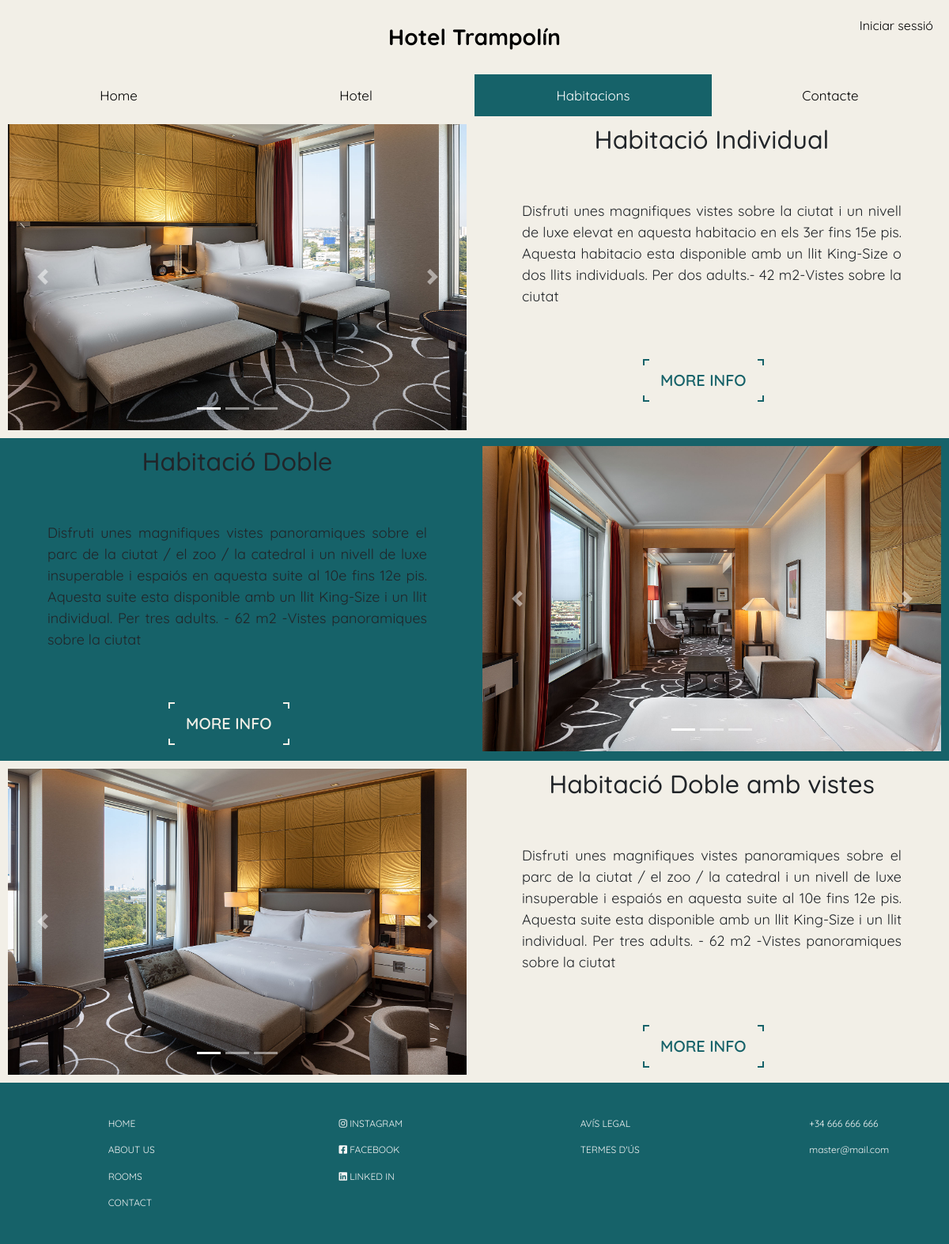
Screenshot of /Web/public/index.php?r=rooms with the database file from the repository.
### tables this page shows
CREATE TABLE `habitacio` (
  `Numero` int(11) NOT NULL,
  `Tipo` int(11) NOT NULL,
  `Descripcio` varchar(500) NOT NULL,
  `Serveis` varchar(200) NOT NULL,
  `Imatge1` varchar(100) NOT NULL,
  `Imatge2` varchar(100) NOT NULL,
  `Imatge3` varchar(100) NOT NULL
);

CREATE TABLE `tipoHabitacio` (
  `Id` int(11) NOT NULL,
  `Tipo` varchar(48) NOT NULL,
  `nOcupants` int(11) NOT NULL,
  `Metres` int(11) NOT NULL,
  `Preu` decimal(5,2) NOT NULL
);

### Web/public/index.php (called while the page is built, shortened)
<?php
include "../src/config.php";
include "../src/controladors/rooms.php";
$r = "";
if(isset($_REQUEST['r'])) {
    $r = $_REQUEST["r"];
}
$contenidor = new Emeset\Contenidor($config);
$resposta = $contenidor->resposta();
$peticio = $contenidor->peticio();
if ($r === "dologin") {
    $resposta = ctrldoLogin($peticio, $resposta, $contenidor);
} elseif ($r === "login") {
    $resposta = ctrlLogin($peticio, $resposta, $contenidor);
} elseif ($r === "signup") {
    $resposta = ctrlSignup($peticio, $resposta, $contenidor);
} elseif ($r === "doSignup") {
    $resposta = ctrlDoSignup($peticio, $resposta, $contenidor);
} elseif ($r == "") {
    $resposta = ctrlPortada($peticio, $resposta, $contenidor);
} elseif ($r === "rooms") {
    $resposta = ctrlRooms($peticio, $resposta, $contenidor);
} elseif ($r === "contact") {
    $resposta = ctrlContact($peticio, $resposta, $contenidor);
} elseif ($r === "CRUDusuaris") {
    $resposta = AdminCRUD($peticio, $resposta, $contenidor, "ctrlCrudUsuaris");
} elseif ($r === "editUser") {
    $resposta = AdminCRUD($peticio, $resposta, $contenidor, "ctrlEditUser");
} elseif ($r === "mEditUser") {
    $resposta = AdminCRUD($peticio, $resposta, $contenidor, "ctrlmEditUser");
} elseif ($r === "deleteUser") {
    $resposta = AdminCRUD($peticio, $resposta, $contenidor, "ctrlDeleteUser");
} elseif ($r === "CRUDhabitacions") {
    $resposta = EditorCRUD($peticio, $resposta, $contenidor, "ctrlCrudHabitacions");
} elseif ($r === "newRoom") {
    $resposta = EditorCRUD($peticio, $resposta, $contenidor, "ctrlNewRoom");
} elseif ($r === "mNewRoom") {
    $resposta = EditorCRUD($peticio, $resposta, $contenidor, "ctrlmNewRoom");
} elseif ($r === "preview") {
    $resposta = ctrlPreview($peticio, $resposta, $contenidor);
} elseif ($r === "deleteHabitacions") {
    $resposta = EditorCRUD($peticio, $resposta, $contenidor, "ctrlDeleteHabitacions");
} elseif ($r === "editHabitacions") {
    $resposta = EditorCRUD($peticio, $resposta, $contenidor, "ctrlEdithabitacions");
} elseif ($r === "meditHabitacions") {
    $resposta = EditorCRUD($peticio, $resposta, $contenidor, "ctrlmEdithabitacions");
} elseif ($r === "closeSession") {
    $resposta = ctrlCloseSession($peticio, $resposta, $contenidor);
} elseif ($r === "EditRoomType") {
    $resposta = EditorCRUD($peticio, $resposta, $contenidor, "ctrlEditRoomType");
} elseif ($r === "mEditRoomType") {
    $resposta = EditorCRUD($peticio, $resposta, $contenidor, "ctrlmEditRoomType");
} elseif ($r === "newRoomType") {
    $resposta = EditorCRUD($peticio, $resposta, $contenidor, "ctrlNewRoomType");
} elseif ($r === "mNewRoomType") {
    $resposta = EditorCRUD($peticio, $resposta, $contenidor, "ctrlmNewRoomType");
} elseif ($r === "deleteRoomType") {
    $resposta = EditorCRUD($peticio, $resposta, $contenidor, "ctrlDeleteRoomType");
} elseif ($r === "manteniment") {
    $resposta = ctrlManteniment($peticio, $resposta, $contenidor);
} elseif ($r === "showRoom") {
    $resposta = ctrlshowRoom($peticio, $resposta, $contenidor);
} elseif ($r === "CRUDreserves") {
    $resposta = AdminCRUD($peticio, $resposta, $contenidor, "ctrlCrudReserves");
} elseif ($r === "deleteReserva") {
    $resposta = ctrlDeleteReserva($peticio, $resposta, $contenidor);
} elseif ($r === "editReserva") {
    $resposta = AdminCRUD($peticio, $resposta, $contenidor, "ctrlEditReserva");
} elseif ($r === "meditReserva") {
    $resposta = AdminCRUD($peticio, $resposta, $contenidor, "ctrlmEditReserva");
} elseif ($r === "newReserva") {
    $resposta = AdminCRUD($peticio, $resposta, $contenidor, "ctrlNewReserva");
} elseif ($r === "mNewReserva") {
    $resposta = AdminCRUD($peticio, $resposta, $contenidor, "ctrlmNewReserva");
} elseif ($r === "finalForm") {
    $resposta = ctrlfinalForm($peticio, $resposta, $contenidor);
} elseif ($r === "loginReservar") {
    $resposta = ctrlLoginReservar($peticio, $resposta, $contenidor);
} elseif ($r === "signupReservar") {
    $resposta = ctrlSignupReservar($peticio, $resposta, $contenidor);
} elseif ($r === "dologinReservar") {
    $resposta = ctrldoLoginReservar($peticio, $resposta, $contenidor);
} elseif ($r === "doSignupReservar") {
    $resposta = ctrlDoSignupReservar($peticio, $resposta, $contenidor);
} elseif ($r === "isLoged") {
    $resposta = ctrlIsLoged($peticio, $resposta, $contenidor);
} elseif ($r === "sendFinalForm") {
    $resposta = ctrlSendFinalForm($peticio, $resposta, $contenidor);
} elseif ($r === "veureReserva") {
    $resposta = ctrlveureReserva($peticio, $resposta, $contenidor);
} elseif ($r === "deleteReservaUser") {
    $resposta = ctrlDeleteReservaUser($peticio, $resposta, $contenidor);
} elseif ($r === "sendContact") {
    $resposta = ctrlSendContact($peticio, $resposta, $contenidor);
}
$resposta->resposta();
?>

### Web/src/emeset/contenidor.php (called while the page is built, shortened)
<?php
class Contenidor
{
    public function __construct($config)
    {
        $this->config = $config;
    }
}
?>

### Web/src/models/roomsPDO.php (called while the page is built, shortened)
<?php
class RoomsPDO
{
    private $sql;
    public function __construct($config)
    {
        $dsn = "mysql:dbname={$config['dbname']};host={$config['host']}";
        $usuari = $config['user'];
        $clau = $config['pass'];
        try {
            $this->sql = new \PDO($dsn, $usuari, $clau);
        } catch (\PDOException $e) {
            die('Ha fallat la connexió: ' . $e->getMessage());
        }
    }
    public function selectAllRooms()
    {
        $query = 'select A.*, B.Tipo "Nom", B.Preu "Preu" from habitacio A JOIN tipoHabitacio B ON (A.Tipo = B.Id) group by A.Tipo';
        $llistat = array();
        foreach ($this->sql->query($query, \PDO::FETCH_ASSOC) as $habitacio) {
            $llistat[$habitacio["Numero"]] = $habitacio;
        }
        return $llistat;
    }
}

### Web/src/controladors/rooms.php (called while the page is built)
<?php
function ctrlRooms($peticio, $resposta, $contenidor)
{
    $habitacions = new \Daw\RoomsPDO($contenidor->config["db"]);
    $llistaHabitacions = $habitacions->selectAllRooms();
    $resposta->set('llistaHabitacions', $llistaHabitacions);
    $resposta->SetTemplate("rooms.php");
    return $resposta;
}
?>

### Web/src/vistes/rooms.php (the view, shortened to what this page needs)
<!DOCTYPE html>
<html>
<head>
     <link href="../style.css" rel="stylesheet" type="text/css">
     <link rel="stylesheet" href="../public/styles/rooms_style.css" type="text/css">
    <link rel="stylesheet" href="https://maxcdn.bootstrapcdn.com/bootstrap/4.0.0/css/bootstrap.min.css">
    <link rel="stylesheet" href="https://cdnjs.cloudflare.com/ajax/libs/animate.css/3.7.0/animate.min.css">
    <link rel="stylesheet" href="//code.jquery.com/ui/1.13.0/themes/base/jquery-ui.css">
     <link rel="stylesheet" href="/resources/demos/style.css">
</head>
<body>
<?php
    include "navmobile.php";
?>
    <div class="p2-body-container animated bounceInUp">
    <?php
        $counter = 0;
        foreach($llistaHabitacions as $row) {
            if ($counter % 2 == 0) { ?>
                    <div class='p2-gray-body-row'>
                    <div class='body-border'>
                        <div id='carouselExampleIndicators<?php echo $row['Numero'] ?>' class='carousel slide' data-ride='carousel'>
                            <ol class='carousel-indicators'>
                                <li data-target='#carouselExampleIndicators<?php echo $row['Numero'] ?>' data-slide-to='0' class='active'></li>
                                <li data-target='#carouselExampleIndicators<?php echo $row['Numero'] ?>' data-slide-to='1'></li>
                                <li data-target='#carouselExampleIndicators<?php echo $row['Numero'] ?>' data-slide-to='2'></li>
                            </ol>
                            <div class='carousel-inner'>
                                <div class='carousel-item active'>
                                    <img class='d-block w-100' src='<?php echo $row['Imatge1'] ?>' alt='First slide'>
                                </div>
                            </div>
                            <a class='carousel-control-prev' href='#carouselExampleIndicators<?php echo $row['Numero'] ?>' role='button' data-slide='prev'>
                                <span class='carousel-control-prev-icon' aria-hidden='true'></span>
                            </a>
                            <a class='carousel-control-next' href='#carouselExampleIndicators<?php echo $row['Numero'] ?>' role='button' data-slide='next'>
                                <span class='carousel-control-next-icon' aria-hidden='true'></span>
                            </a>
                        </div>
                    </div>
                    <div class='body-border room-txt'>
                        <h2 class='rooms-title'>Habitació <?php echo $row['Nom'] ?></h2>
                        <p><?php echo $row['Descripcio'] ?></p>
                        <a href='#' class='a' id='obrir<?php echo $row['Numero'] ?>'><span>More info</span></a>
                    </div>
                </div>
                <?php $counter++;
            } else { ?>
                <div class='p2-green-body-row'>
                    <div class='body-border room-txt'>
                        <h2 class='rooms-title'>Habitació <?php echo $row['Nom'] ?> </h2>
                        <p> <?php echo $row['Descripcio'] ?> </p>
                        <a href='#' class='a1' id='obrir<?php echo $row['Numero'] ?>'><span>More info</span></a>
                    </div>
                    <div class='body-border'>
                        <div id='carouselExampleIndicators<?php echo $row['Numero'] ?>' class='carousel slide' data-ride='carousel'>
                            <ol class='carousel-indicators'>
                                <li data-target='#carouselExampleIndicators<?php echo $row['Numero'] ?>' data-slide-to='0' class='active'></li>
                                <li data-target='#carouselExampleIndicators<?php echo $row['Numero'] ?>' data-slide-to='1'></li>
                                <li data-target='#carouselExampleIndicators<?php echo $row['Numero'] ?>' data-slide-to='2'></li>
                            </ol>
                            <div class='carousel-inner'>
                                <div class='carousel-item active'>
                                    <img class='d-block w-100' src='<?php echo $row['Imatge1'] ?>' alt='First slide'>
                                </div>
                            </div>
                            <a class='carousel-control-prev' href='#carouselExampleIndicators<?php echo $row['Numero'] ?>' role='button' data-slide='prev'>
                                <span class='carousel-control-prev-icon' aria-hidden='true'></span>
                            </a>
                            <a class='carousel-control-next' href='#carouselExampleIndicators<?php echo $row['Numero'] ?>' role='button' data-slide='next'>
                                <span class='carousel-control-next-icon' aria-hidden='true'></span>
                            </a>
                        </div>
                    </div>
                </div>
        <?php    $counter++;
            }
        }
        ?>
    </div>
<footer>
    <?php
        include "foot.php";
    ?>
</footer>
</body>
</html>

### rows the page displays
habitacio: Imatge1 (picture), Tipo.Tipo "Individual", Descripcio "Disfruti unes magnifiques vistes sobre la ciutat i un nivell de luxe elevat en aquesta habitacio en els 3er fins 15e pis. Aquesta habitacio esta disponible amb un llit King-Size o dos llits individuals. Per dos adults.- 42 m2-Vistes sobre la ciutat"
habitacio: Tipo.Tipo "Doble", Descripcio "Disfruti unes magnifiques vistes panoramiques sobre el parc de la ciutat / el zoo / la catedral i un nivell de luxe insuperable i espaiós en aquesta suite al 10e fins 12e pis. Aquesta suite esta disponible amb un llit King-Size i un llit individual. Per tres adults. - 62 m2 -Vistes panoramiques sobre la ciutat", Imatge1 (picture)
habitacio: Imatge1 (picture), Tipo.Tipo "Doble amb vistes", Descripcio "Disfruti unes magnifiques vistes panoramiques sobre el parc de la ciutat / el zoo / la catedral i un nivell de luxe insuperable i espaiós en aquesta suite al 10e fins 12e pis. Aquesta suite esta disponible amb un llit King-Size i un llit individual. Per tres adults. - 62 m2 -Vistes panoramiques sobre la ciutat"
